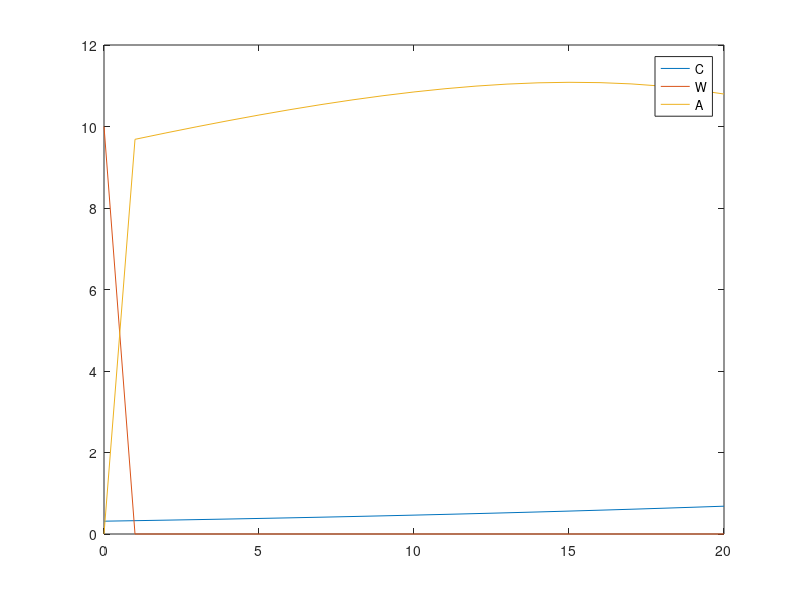

Write the MATLAB code that produced this figure.
%PS3 Problem 4
%No T is given, so declare it at the beginning of the program, and for any
%theta
clear;
close all;
clc;
T=20;
theta=1;
%variable initialization (fixed)
time=linspace(0,T,T+1); %just for plot
w=zeros(T+1,1);
w(1)=10;
beta=0.99;
r=0.05;
%these variables will be determined
a=zeros(T+1,1);
c=zeros(T+1,1);
%computation (could also be written as a function)
num=zeros(T+1,1);
denom=zeros(T+1,1);
if theta==1
    factor=beta*(1+r);
else
    factor=(1+r)^((1-theta)/theta)*beta^(1/theta);
end
for i=0:T
  num(i+1)=w(i+1)*(1+r)^(-i);  
  denom(i+1)=(factor)^i;  
end
c(1)=sum(num)/sum(denom);
for i=1:T
  a(i+1)=a(i)*(1+r)+w(i)-c(i);
  c(i+1)=c(i)*(beta*(1+r))^(1/theta); 
  if c(i+1)<=0
      c(i+1)=0;
      display(['c<=0 in period ',int2str(i+1)])
  end
end
figure
plot(time,c,time,w,time,a);
legend('C','W','A')
acheck=a(end);
ccheck=c(end);
if (round(ccheck*1000)/1000==round(acheck*(1+r)*1000)/1000)
    display('True --> a_{T+1}= 0')
elseif (round(ccheck*1000)/1000>round(acheck*(1+r)*1000)/1000)
  display('a_{T+1}<0')
  disc=a(end);
  subst=zeros(T+1,1);
  for i=0:T
    subst(i+1)=(1+r)^i*((beta*(1+r))^(i/theta))^T-i;  
  end
  d=sum(subst);
  c(1)=c(1)-d;
  for i=1:T
    c(i+1)=c(i)*(beta*(1+r))^(i/theta);  
    a(i+1)=a(i)*(1+r)+w(i)-c(i);
  end
else
    display('error, a_{T+1}>0')
end
